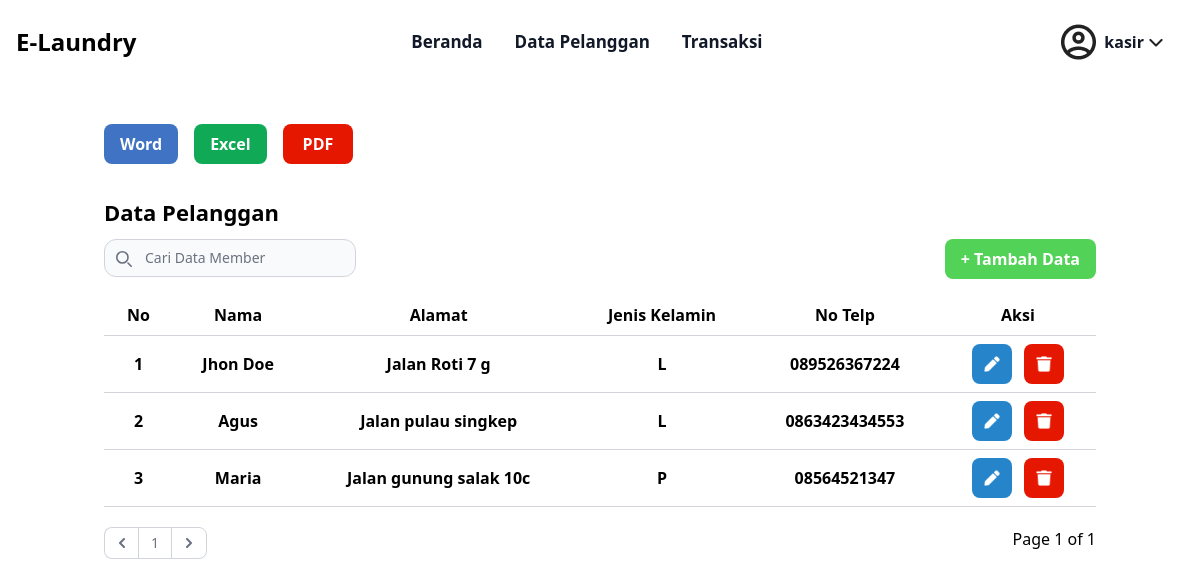
The app's page /kasir/member.php (signed in) with its own data.
### tables this page shows
CREATE TABLE `tb_member` (
  `id_member` int(11) NOT NULL,
  `nama` varchar(100) NOT NULL,
  `alamat` text NOT NULL,
  `jenis_kelamin` enum('L','P','') NOT NULL,
  `tlp` varchar(15) NOT NULL
);

### kasir/member.php (the view, shortened to what this page needs)
<?php
    require "../layout/navbar_kasir.php";
    $page = (isset($_GET['page']))? (int) $_GET['page'] : 1;
    $limit = 5;
    $limitStart = ($page - 1) * $limit;
    $member = mysqli_query($koneksi, "SELECT * FROM tb_member ORDER BY id_member ASC LIMIT ".$limitStart.", ".$limit);
    $nomor = 1;
?>
<?= template_header('Home') ?>
<div class="container mx-auto p-4 mt-[2%]">
        <div class="flex  space-x-4">
        <a href="./word/member.php">
            <button class="bg-[#4073C4] hover:bg-blue-700 text-white font-bold py-2 px-4 rounded-lg">
                Word
            </button>
        </a>
        <a href="./excel/member.php">
            <button class="bg-[#10AA56] hover:bg-green-700 text-white font-bold py-2 px-4 rounded-lg">
                Excel
            </button>
        </a>
        <a href="./pdf/member.php">
            <button class="bg-[#E61700] hover:bg-red-700 text-white font-bold py-2 px-5 rounded-lg">
                PDF
            </button>
        </a>
        </div>
    </div>
    <div class="container mx-auto p-4">
        <p class="font-semibold text-[22px] mb-[1%]">Data Pelanggan </p>
        <div class="flex justify-between mb-4">
        <div class="relative flex">
        <div class="absolute inset-y-0 start-0 flex items-center ps-3 pointer-events-none">
        </div>
        <form  method="post">
            <input class="block w-full p-2 ps-10 text-sm text-gray-900 border border-gray-300 rounded-xl bg-gray-50 focus:ring-blue-500 focus:border-blue-500 dark:bg-gray-700 dark:border-gray-600 dark:placeholder-gray-400 dark:text-white dark:focus:ring-blue-500 dark:focus:border-blue-500" type="search" placeholder="Cari Data Member" name="keyword" id="keyword">
        </form>
        </div>
            <a href="../view/add_member_kasir.php" class="bg-[#53D258] hover:bg-green-700 text-white font-bold py-2 px-4 rounded-lg">
                + Tambah Data
            </a >
        </div>
        <div class=" overflow-x-auto">
        <div id="container">
            <table class="container table-auto border-collapse border-b border-gray-300">
                <thead>
                    <tr>
                        <th class="px-4 py-2">No</th>
                        <th class="px-4 py-2">Nama</th>
                        <th class="px-4 py-2">Alamat</th>
                        <th class="px-4 py-2">Jenis Kelamin</th>
                        <th class="px-4 py-2">No Telp</th>
                        <th class="px-4 py-2" >Aksi</th>
                    </tr>
                </thead>
                <?php
                foreach( $member as $row ) :
        ?>
                <tbody id="searchResults">
                    <tr>
                        <th class="border-t border-gray-300 px-4 py-2"><?=$nomor++?></th>
                        <th class="border-t border-gray-300 px-4 py-2"><?=$row['nama']?></th>
                        <th class="border-t border-gray-300 px-4 py-2"><?=$row['alamat']?></th>
                        <th class="border-t border-gray-300 px-4 py-2"><?=$row['jenis_kelamin']?></th>
                        <th class="border-t border-gray-300 px-4 py-2"><?=$row['tlp']?></th>
                        <th class="border-t border-gray-300 px-4 py-2">
                           <a href="../view/update_member_kasir.php?id_member=<?= $row['id_member'] ?>">
                                <button href="" class="bg-[#2685CA] hover:bg-blue-700 text-white font-bold py-3 px-3 rounded-lg">
                                    <img src="../img/edit.png" alt="Edit" class="w-4 h-4">
                                </button>
                           </a>
                            <?php
  $id = $row['id_member'];
  $hide_delete = mysqli_fetch_row(mysqli_query($koneksi, "SELECT COUNT(*) as total FROM tb_detail_transaksi WHERE id_detail_transaksi='$id' "));
  if ($hide_delete[0] == '0') {
                        ?>
                            <button data-modal-target="popup-modal" data-modal-toggle="popup-modal" class="bg-[#E61700] hover:bg-red-700 text-white font-bold py-3 px-3 rounded-lg ml-2" type="button">
                            <img src="../img/delete.png" alt="Delete" class="w-4 h-4">
                            </button>
                        <?php
                            } else {
                                echo "</th>";
                            }
                        ?>
                    </tr>
                </tbody>
                <?php endforeach; ?>
            </table>
        </div>
            <div class="flex justify-between mb-4 my-[2%]">
        <div class="relative flex">
        <nav aria-label="Page navigation example " >
  <ul class="flex items-center -space-x-px h-8 text-sm">
    <li>
    <?php
      if($page == 1){
?>
      <a href="#" class="flex items-center justify-center px-3 h-8 ms-0 leading-tight text-gray-500 bg-white border border-e-0 border-gray-300 rounded-s-lg hover:bg-gray-100 hover:text-gray-700 dark:bg-gray-800 dark:border-gray-700 dark:text-gray-400 dark:hover:bg-gray-700 dark:hover:text-white">
        <svg class="w-2.5 h-2.5 rtl:rotate-180" aria-hidden="true" xmlns="http://www.w3.org/2000/svg" fill="none" viewBox="0 0 6 10">
          <path stroke="currentColor" stroke-linecap="round" stroke-linejoin="round" stroke-width="2" d="M5 1 1 5l4 4"/>
        </svg>
      </a>
<?php
        }
      ?>
<?php
      $SqlQuery = mysqli_query($koneksi, "SELECT * FROM tb_member");
      $JumlahData = mysqli_num_rows($SqlQuery);
      $jumlahPage = ceil($JumlahData / $limit);
      $jumlahNumber = 1;
      $startNumber = ($page > $jumlahNumber)? $page - $jumlahNumber : 1;
      for($i = $startNumber; $i <= $startNumber; $i++){
        $linkActive = ($page == $i)? ' class="active"' : '';
      ?>
    <li <?php echo $linkActive; ?>>
      <a href="member.php?page=<?php echo $page; ?>" class="flex items-center justify-center px-3 h-8 leading-tight text-gray-500 bg-white border border-gray-300 hover:bg-gray-100 hover:text-gray-700 dark:bg-gray-800 dark:border-gray-700 dark:text-gray-400 dark:hover:bg-gray-700 dark:hover:text-white"><?php echo $page; ?></a>
    </li>
    <?php
      if($page == $jumlahPage){
      ?>
      <a href="#" class="flex items-center justify-center px-3 h-8 leading-tight text-gray-500 bg-white border border-gray-300 rounded-e-lg hover:bg-gray-100 hover:text-gray-700 dark:bg-gray-800 dark:border-gray-700 dark:text-gray-400 dark:hover:bg-gray-700 dark:hover:text-white">
        <svg class="w-2.5 h-2.5 rtl:rotate-180" aria-hidden="true" xmlns="http://www.w3.org/2000/svg" fill="none" viewBox="0 0 6 10">
          <path stroke="currentColor" stroke-linecap="round" stroke-linejoin="round" stroke-width="2" d="m1 9 4-4-4-4"/>
        </svg>
      </a>
    <?php
      }
      ?>
  </ul>
</nav>
</div>
            <p>Page <?php echo $page; ?> of <?php echo $jumlahPage ?>
                </p>
        </div>
        <?php
        }
      ?>
        </div>
    </div>
    <?= template_footer() ?>

### records on screen
tb_member: nama "Jhon Doe", alamat "Jalan Roti 7 g", jenis_kelamin "L", tlp "089526367224"
tb_member: nama "Agus", alamat "Jalan pulau singkep", jenis_kelamin "L", tlp "0863423434553"
tb_member: nama "Maria", alamat "Jalan gunung salak 10c", jenis_kelamin "P", tlp "08564521347"

### other values on screen
$username "kasir"
